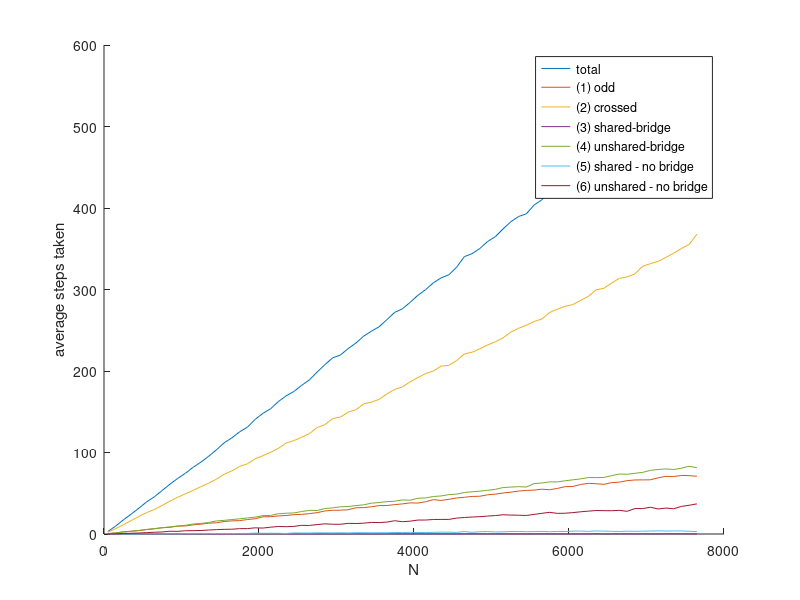
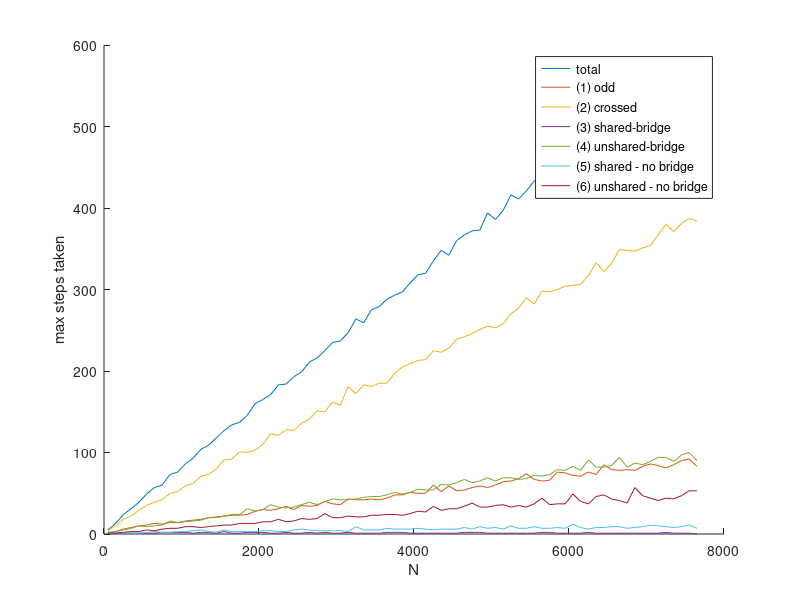
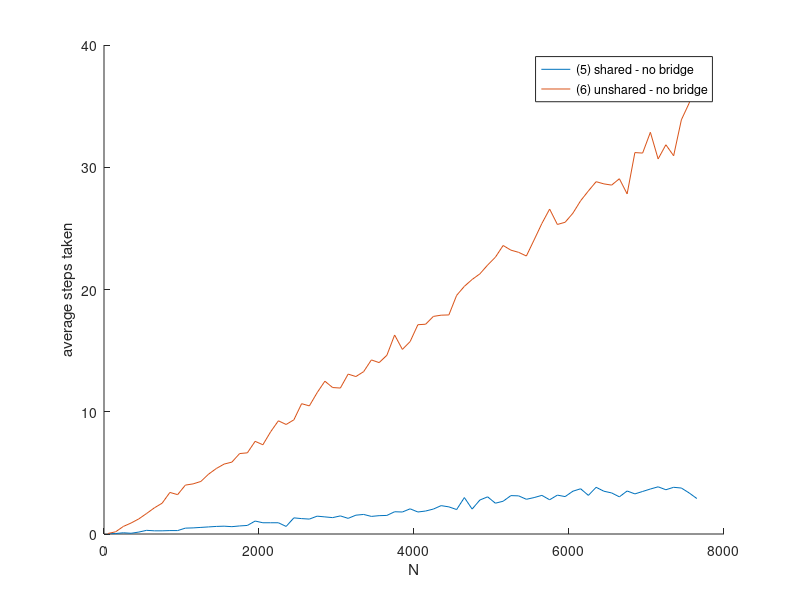
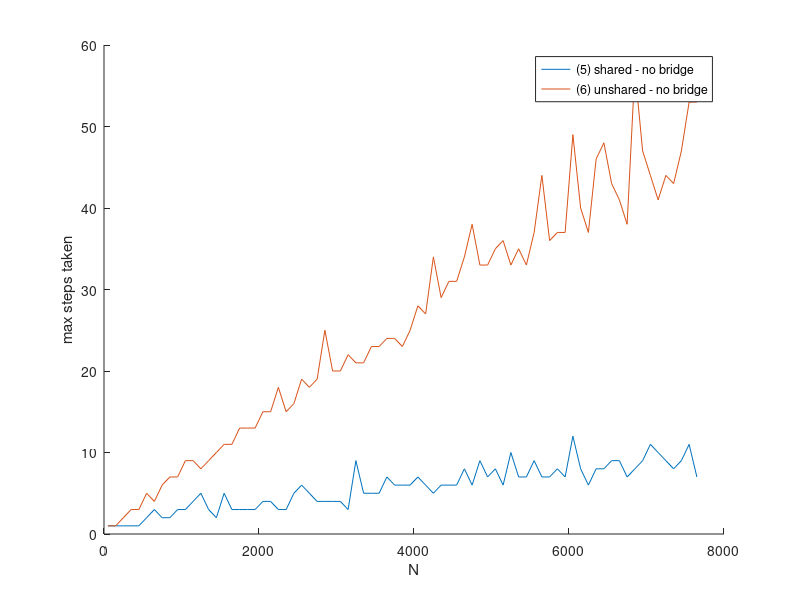

Reproduce these figures in MATLAB, in order.
function [averages] = num_alternating() 

%{
Output format: 
    1. N
    2. number of steps
    3. number (1): odd connections
    4. number (2): shared even - crossed
    5. number (3): shared even - bridge
    6. number (4): unshared - bridge
    7. number (5): shared - no bridge
    8. number (6): unshared - no bridge
    9. longest number of consecutive 5s or 6s
    10. max number of times a node goes from even to odd
    11. max number of times a node is affected by 1
    12. max number of times a node is affected by 2
    13. max number of times a node is affected by 3
    14. max number of times a node is affected by 4
    15. max number of times a node is affected by 5
    16. max number of times a node is affected by 6
%}

M = dlmread('countingSteps3.txt');
[rows, cols] = size(M); 

averages = []; 
maxes = [];

currRow = 1; 
while currRow + 49 <= rows
    averages = [averages; sum(M(currRow : currRow + 49, :)) / 50];
    maxes = [maxes; max(M(currRow : currRow + 49, :))]; 
    currRow = currRow + 50; 
end

remaining = M(currRow : end, :); 

averages = [averages; sum(remaining) / size(remaining, 1)];
maxes = [maxes; max(remaining)];

% averages
figure;
hold on;
plot(averages(:, 1), averages(: , 2 : 8)); 
xlabel('N'); 
ylabel('average steps taken'); 
legend('total', '(1) odd', '(2) crossed', '(3) shared-bridge', ...
    '(4) unshared-bridge', '(5) shared - no bridge', '(6) unshared - no bridge'); 

% max
figure;
hold on;
plot(maxes(:, 1), maxes(: , 2 : 8)); 
xlabel('N'); 
ylabel('max steps taken'); 
legend('total', '(1) odd', '(2) crossed', '(3) shared-bridge', ...
    '(4) unshared-bridge', '(5) shared - no bridge', '(6) unshared - no bridge'); 

% averages
figure;
hold on;
plot(averages(:, 1), averages(: , 7 : 8)); 
xlabel('N'); 
ylabel('average steps taken'); 
legend('(5) shared - no bridge', '(6) unshared - no bridge'); 

% max
figure;
hold on;
plot(maxes(:, 1), maxes(: , 7 : 8)); 
xlabel('N'); 
ylabel('max steps taken'); 
legend('(5) shared - no bridge', '(6) unshared - no bridge'); 

%averages
figure;
hold on;
plot(averages(:, 1), averages(:, 9));
xlabel('N');
ylabel('average consecutive "bad" steps');  

%max
figure;
hold on;
plot(maxes(:, 1), maxes(:, 9));
xlabel('N');
ylabel('max consecutive "bad" steps');

%averages
figure;
hold on; 
plot(averages(:, 1), averages(:, 10)); 
xlabel('N'); 
ylabel('average times a node goes from even -> odd'); 

%max
figure;
hold on;
plot(maxes(:, 1), maxes(:, 10)); 
xlabel('N'); 
ylabel('max times node goes from even -> odd'); 

% averages
figure;
hold on;
plot(averages(:, 1), averages(: , 11 : 16)); 
xlabel('N'); 
ylabel('average times nodes affected by'); 
legend('(1) odd', '(2) crossed', '(3) shared-bridge', ...
    '(4) unshared-bridge', '(5) shared - no bridge', '(6) unshared - no bridge'); 

% max
figure;
hold on;
plot(maxes(:, 1), maxes(: , 11 : 16)); 
xlabel('N'); 
ylabel('max times nodes affected by'); 
legend('(1) odd', '(2) crossed', '(3) shared-bridge', ...
    '(4) unshared-bridge', '(5) shared - no bridge', '(6) unshared - no bridge'); 

% averages
figure;
hold on;
plot(averages(:, 1), averages(: , 15 : 16)); 
xlabel('N'); 
ylabel('average times nodes affected by'); 
legend('(5) shared - no bridge', '(6) unshared - no bridge'); 

% max
figure;
hold on;
plot(maxes(:, 1), maxes(: , 15 : 16)); 
xlabel('N'); 
ylabel('max times nodes affected by'); 
legend('(5) shared - no bridge', '(6) unshared - no bridge');

end

